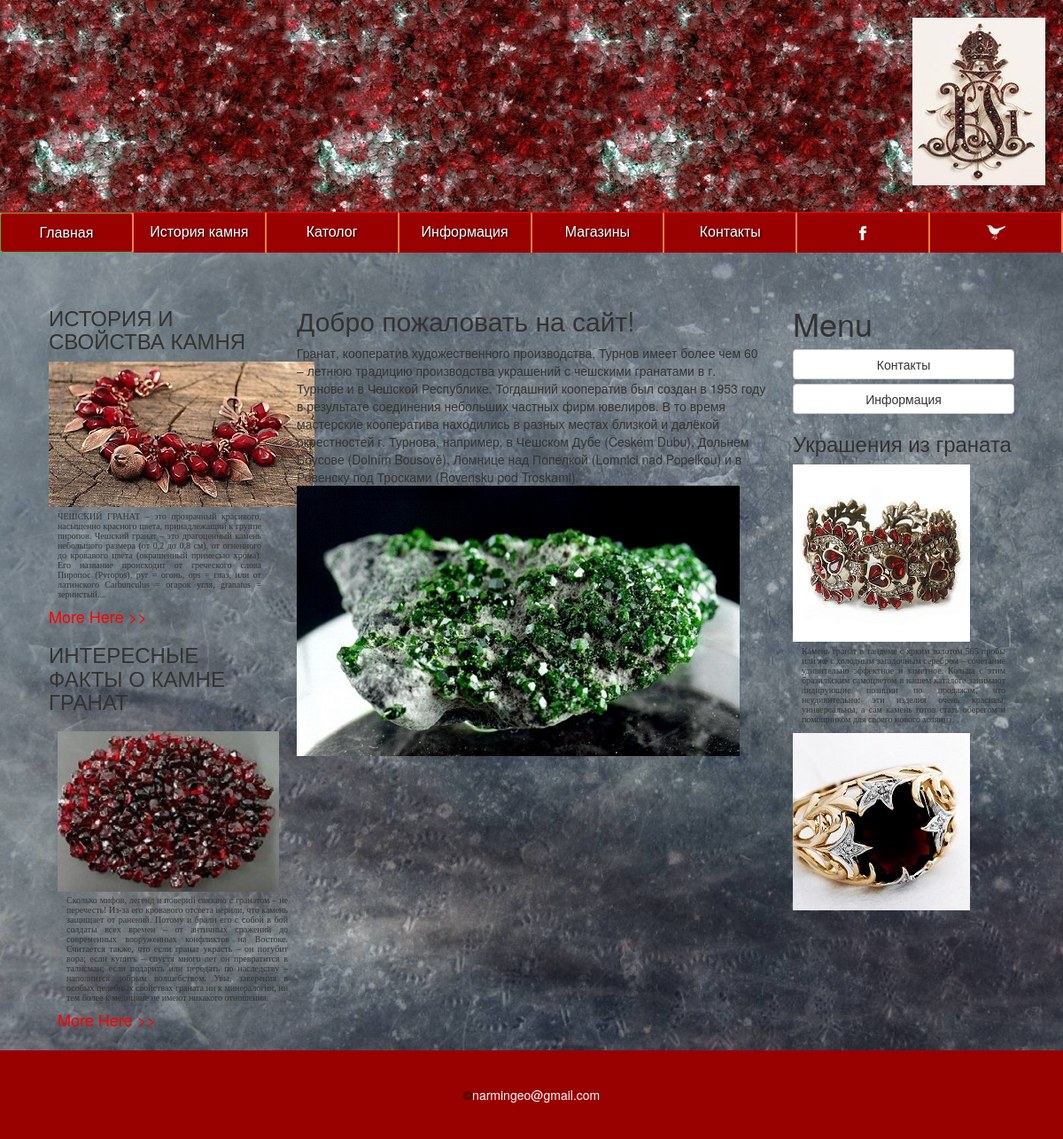
The page / on the database its author committed.
### tables this page shows
CREATE TABLE IF NOT EXISTS `maintexts` (
  `id` int(11) NOT NULL,
  `name` tinytext NOT NULL,
  `body` text NOT NULL,
  `url` tinytext NOT NULL,
  `leftmenu` enum('0','1') NOT NULL DEFAULT '0',
  `lang` enum('ru','en') NOT NULL DEFAULT 'ru',
  `showhide` enum('show','hide') NOT NULL DEFAULT 'show',
  `putdate` date NOT NULL
);

### index.php (the view, shortened to what this page needs)
<?php require_once("templates/top.php");
if ($_GET['url']){
$file = $_GET['url'];
}
else {
$file='index';
}
$result=mysqli_query($dbcon,"SELECT * FROM maintexts WHERE url='$file'");
$row = mysqli_fetch_array($result);
?>
		<h2><?php echo $row['name'];?></h2>
	<div class='content'><?php echo $row['body'];?></div>
	<img src="media/img/5.jpg"/>
	<?php require_once("templates/bottom.php")?>

### templates/top.php (shortened to what this page needs)
<!Doctype html>
<html>
<head>
<link type='text/css' rel='stylesheet' href='media/css/style.css'/>
<link  href="media/bootstrap-3.3.7-dist/css/bootstrap.min.css" rel="stylesheet"/>
</head>
<body>
<header class='shapka'>
	<img src='media/img/logo.png'/>
</header>
	<nav class='topmenu'>
		<a href='/' class="btn btn-success">Главная</a>
		<a href='index.php?url=history'>История камня</a>
		<a href='#'>Католог</a>
		<a href='index.php?url=info'>Информация</a>
		<a href='#'>Магазины</a>
		<a href='index.php?url=contact'>Контакты</a>
		<a href='#'><img src="media/img/f.png"></a>
		<a href='#'><img src="media/img/tw.png"/></a>
	</nav>
<div class='mainblock'><div class="col-md-3">
		<h3>ИСТОРИЯ И СВОЙСТВА КАМНЯ</h3>
		<img src="media/img/foto.jpg"/>
		<p>ЧЕШСКИЙ ГРАНАТ – это прозрачный красивого, насыщенно красного цвета, принадлежащий к группе пиропов. Чешский гранат – это драгоценный камень небольшого размера (от 0,2 до 0,8 см), от огненного до кровавого цвета (окрашенный примесью хрома). Его название происходит от греческого слова Пиропос (Pyropos), pyr = огонь, ops = глаз, или от латинского Carbunculus = огарок угля, granatus = зернистый....</p>
		<h4><a href="#">More Here >></a></h4>
		<h3>ИНТЕРЕСНЫЕ ФАКТЫ О КАМНЕ ГРАНАТ</h3>
		<div class="pic2"><p>Сколько мифов, легенд и поверий связано с гранатом – не перечесть! Из-за его кровавого отсвета верили, что камень защищает от ранений. Потому и брали его с собой в бой солдаты всех времен – от античных сражений до современных вооруженных конфликтов на Востоке. Считается также, что если гранат украсть – он погубит вора; если купить – спустя много лет он превратится в талисман; если подарить или передать по наследству – наполнится добрым волшебством. Увы, заверения в особых целебных свойствах граната ни к минералогии, ни тем более к медицине не имеют никакого отношения.</p>
			<h4><a href="#">More Here >></a></h4>
		</div>
	</div>
	<div class="col-md-6">

### templates/bottom.php
</div>
	<div class="col-md-3">
	<H1>Menu</H1>
	<?php
	$obg_menu = mysqli_query($dbcon, "SELECT * FROM maintexts WHERE leftmenu='1'");
	while($menu = mysqli_fetch_array($obg_menu)){
	echo "<a href='index.php?url=".$menu['url']."' class='btn btn-default btn-block'>";
	echo $menu['name'];
	echo "</a>";
	}
	?>
	<h3>Украшения из граната</h3>
		<img src="media/img/phoca_thumb_l_zlaty_sperk_04.jpg"/>
		<p>Камень гранат в тандеме с ярким золотом 585 пробы или же с холодным загадочным серебром – сочетание удивительно эффектное и заметное. Кольца с этим бразильским самоцветом в нашем каталоге занимают лидирующие позиции по продажам, что неудивительно: эти изделия очень красивы, универсальны, а сам камень готов стать оберегом и помощником для своего нового хозяина.</p>
		<img src="media/img/phoca_thumb_l_zlaty_sperk_05.jpg"/>
	</div>
</div>
<br style="clear:both"/>
<footer class='foot'>&copy;<a href='mail to:narmingeo@gmail.com'>narmingeo@gmail.com</a>
</footer>
</body>
</html>

### media/css/style.css (style rules this page uses)
body { background: url(../img/821231210.jpg); background-size:cover; margin:0; padding:0; }
.shapka { height:240px; border-bottom: 1px red solid; background: url(../img/fon.jpg); }
.shapka img { float: right; margin: 20px; }
.topmenu { display:flex; width:100%; margin:0 auto; }
.topmenu a { flex:1; font-size: 16px; display: block; padding:10px 0; background: #990000; color: white; text-decoration: none; text-shadow: 1px 1px 2px black; border-right:2px #FF8040 solid; text-align:center; }
.mainblock { height:800px; margin:40px; }
h4 a { text-decoration:none; color:#FF0000; }
p { font:10px Georgia, "Times New Roman", Times, serif; padding:5px 10px 0 10px; text-align:justify; }
.pic2 { width:270px; height:200px; float:left; background:url(../img/image-8198.jpg); background-repeat:no-repeat; margin:10px 20px 0 10px; padding:180px 0 0 0; }
.foot { text-align:center; background: #990000; padding:40px; color:black; }
.foot a { color:white; }

### rows shown on the page
maintexts: name "Добро пожаловать на сайт!", body "Гранат, кооператив художественного производства, Турнов имеет более чем 60 – летнюю традицию производства украшений с чешскими гранатами в г. Турнове и в Чешской Республике. Тогдашний кооператив был создан в 1953 году в результате соединения небольших частных фирм ювелиров. В то время мастерские кооператива находились в разных местах близкой и далёкой окрестностей г. Турнова, например, в Чешском Дубе (Českém Dubu), Дольнем Боусове (Dolním Bousově), Ломнице над Попелкой (Lomnici nad Popelkou) и в Ровенску под Тросками (Rovensku pod Troskami)."
maintexts: name "Контакты"
maintexts: name "Информация"
